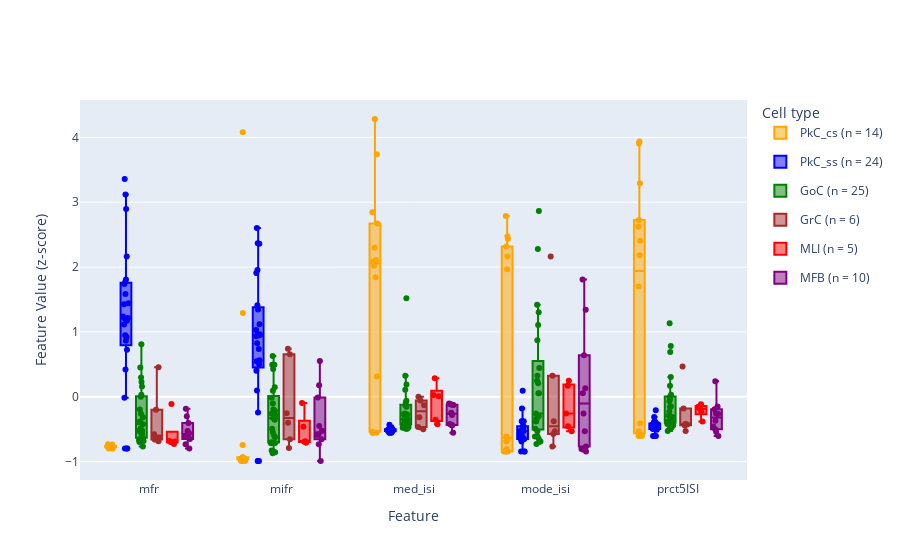

Notebook code for this chart:
### Code cell
make_figure(df, which=selection)

### Figure 1 — Plotly figure (JSON) as saved in the notebook; plotly's stock layout.template omitted (floating-point values rounded to 4 significant figures; data arrays with more than 128 entries replaced by an {"elided": "..."} marker saying what was removed)
{"data": [{"boxpoints": "all", "customdata": {"elided": "70x4 mixed values"}, "hovertemplate": "<b> %{text} </b><br><br>Feature: %{x}<br>Raw value: %{customdata[2]}<br>Source: %{customdata[0]}, unit %{customdata[1]}<extra></extra>", "jitter": 0.6, "legendgroup": "PkC_cs", "marker": {"color": "orange"}, "name": "PkC_cs (n = 14)", "pointpos": 0, "text": ["PkC_cs", "PkC_cs", "PkC_cs", "PkC_cs", "PkC_cs", "PkC_cs", "PkC_cs", "PkC_cs", "PkC_cs", "PkC_cs", "PkC_cs", "PkC_cs", "PkC_cs", "PkC_cs", "PkC_cs", "PkC_cs", "PkC_cs", "PkC_cs", "PkC_cs", "PkC_cs", "PkC_cs", "PkC_cs", "PkC_cs", "PkC_cs", "PkC_cs", "PkC_cs", "PkC_cs", "PkC_cs", "PkC_cs", "PkC_cs", "PkC_cs", "PkC_cs", "PkC_cs", "PkC_cs", "PkC_cs", "PkC_cs", "PkC_cs", "PkC_cs", "PkC_cs", "PkC_cs", "PkC_cs", "PkC_cs", "PkC_cs", "PkC_cs", "PkC_cs", "PkC_cs", "PkC_cs", "PkC_cs", "PkC_cs", "PkC_cs", "PkC_cs", "PkC_cs", "PkC_cs", "PkC_cs", "PkC_cs", "PkC_cs", "PkC_cs", "PkC_cs", "PkC_cs", "PkC_cs", "PkC_cs", "PkC_cs", "PkC_cs", "PkC_cs", "PkC_cs", "PkC_cs", "PkC_cs", "PkC_cs", "PkC_cs", "PkC_cs"], "type": "box", "x": ["mfr", "mfr", "mfr", "mfr", "mfr", "mfr", "mfr", "mfr", "mfr", "mfr", "mfr", "mfr", "mfr", "mfr", "mifr", "mifr", "mifr", "mifr", "mifr", "mifr", "mifr", "mifr", "mifr", "mifr", "mifr", "mifr", "mifr", "mifr", "med_isi", "med_isi", "med_isi", "med_isi", "med_isi", "med_isi", "med_isi", "med_isi", "med_isi", "med_isi", "med_isi", "med_isi", "med_isi", "med_isi", "mode_isi", "mode_isi", "mode_isi", "mode_isi", "mode_isi", "mode_isi", "mode_isi", "mode_isi", "mode_isi", "mode_isi", "mode_isi", "mode_isi", "mode_isi", "mode_isi", "prct5ISI", "prct5ISI", "prct5ISI", "prct5ISI", "prct5ISI", "prct5ISI", "prct5ISI", "prct5ISI", "prct5ISI", "prct5ISI", "prct5ISI", "prct5ISI", "prct5ISI", "prct5ISI"], "y": [-0.7695, -0.779, -0.759, -0.733, -0.7356, -0.7697, -0.7983, -0.763, -0.7619, -0.7983, -0.7611, -0.7654, -0.7983, -0.7756, -0.7455, -0.9534, -0.9364, 4.078, 1.29, -0.9496, -0.9911, -0.9417, -0.9423, -0.9911, -0.9368, -0.9346, -0.9911, -0.9595, 2.67, 4.284, 1.842, -0.5394, 0.3115, 2.845, -0.5567, 2.111, 2.088, -0.5567, 2.02, 2.297, -0.5567, 3.74, -0.6119, -0.651, 1.966, -0.8072, -0.69, 2.161, -0.8463, 2.786, 2.317, -0.8463, 2.474, 2.435, -0.8463, -0.8463, -0.4077, 3.935, 2.406, -0.5641, -0.5334, 3.291, -0.6059, 2.622, 2.727, -0.6059, 2.181, 1.701, -0.6059, 3.907]}, {"boxpoints": "all", "customdata": {"elided": "120x4 mixed values"}, "hovertemplate": "<b> %{text} </b><br><br>Feature: %{x}<br>Raw value: %{customdata[2]}<br>Source: %{customdata[0]}, unit %{customdata[1]}<extra></extra>", "jitter": 0.6, "legendgroup": "PkC_ss", "marker": {"color": "blue"}, "name": "PkC_ss (n = 24)", "pointpos": 0, "text": ["PkC_ss", "PkC_ss", "PkC_ss", "PkC_ss", "PkC_ss", "PkC_ss", "PkC_ss", "PkC_ss", "PkC_ss", "PkC_ss", "PkC_ss", "PkC_ss", "PkC_ss", "PkC_ss", "PkC_ss", "PkC_ss", "PkC_ss", "PkC_ss", "PkC_ss", "PkC_ss", "PkC_ss", "PkC_ss", "PkC_ss", "PkC_ss", "PkC_ss", "PkC_ss", "PkC_ss", "PkC_ss", "PkC_ss", "PkC_ss", "PkC_ss", "PkC_ss", "PkC_ss", "PkC_ss", "PkC_ss", "PkC_ss", "PkC_ss", "PkC_ss", "PkC_ss", "PkC_ss", "PkC_ss", "PkC_ss", "PkC_ss", "PkC_ss", "PkC_ss", "PkC_ss", "PkC_ss", "PkC_ss", "PkC_ss", "PkC_ss", "PkC_ss", "PkC_ss", "PkC_ss", "PkC_ss", "PkC_ss", "PkC_ss", "PkC_ss", "PkC_ss", "PkC_ss", "PkC_ss", "PkC_ss", "PkC_ss", "PkC_ss", "PkC_ss", "PkC_ss", "PkC_ss", "PkC_ss", "PkC_ss", "PkC_ss", "PkC_ss", "PkC_ss", "PkC_ss", "PkC_ss", "PkC_ss", "PkC_ss", "PkC_ss", "PkC_ss", "PkC_ss", "PkC_ss", "PkC_ss", "PkC_ss", "PkC_ss", "PkC_ss", "PkC_ss", "PkC_ss", "PkC_ss", "PkC_ss", "PkC_ss", "PkC_ss", "PkC_ss", "PkC_ss", "PkC_ss", "PkC_ss", "PkC_ss", "PkC_ss", "PkC_ss", "PkC_ss", "PkC_ss", "PkC_ss", "PkC_ss", "PkC_ss", "PkC_ss", "PkC_ss", "PkC_ss", "PkC_ss", "PkC_ss", "PkC_ss", "PkC_ss", "PkC_ss", "PkC_ss", "PkC_ss", "PkC_ss", "PkC_ss", "PkC_ss", "PkC_ss", "PkC_ss", "PkC_ss", "PkC_ss", "PkC_ss", "PkC_ss"], "type": "box", "x": ["mfr", "mfr", "mfr", "mfr", "mfr", "mfr", "mfr", "mfr", "mfr", "mfr", "mfr", "mfr", "mfr", "mfr", "mfr", "mfr", "mfr", "mfr", "mfr", "mfr", "mfr", "mfr", "mfr", "mfr", "mifr", "mifr", "mifr", "mifr", "mifr", "mifr", "mifr", "mifr", "mifr", "mifr", "mifr", "mifr", "mifr", "mifr", "mifr", "mifr", "mifr", "mifr", "mifr", "mifr", "mifr", "mifr", "mifr", "mifr", "med_isi", "med_isi", "med_isi", "med_isi", "med_isi", "med_isi", "med_isi", "med_isi", "med_isi", "med_isi", "med_isi", "med_isi", "med_isi", "med_isi", "med_isi", "med_isi", "med_isi", "med_isi", "med_isi", "med_isi", "med_isi", "med_isi", "med_isi", "med_isi", "mode_isi", "mode_isi", "mode_isi", "mode_isi", "mode_isi", "mode_isi", "mode_isi", "mode_isi", "mode_isi", "mode_isi", "mode_isi", "mode_isi", "mode_isi", "mode_isi", "mode_isi", "mode_isi", "mode_isi", "mode_isi", "mode_isi", "mode_isi", "mode_isi", "mode_isi", "mode_isi", "mode_isi", "prct5ISI", "prct5ISI", "prct5ISI", "prct5ISI", "prct5ISI", "prct5ISI", "prct5ISI", "prct5ISI", "prct5ISI", "prct5ISI", "prct5ISI", "prct5ISI", "prct5ISI", "prct5ISI", "prct5ISI", "prct5ISI", "prct5ISI", "prct5ISI", "prct5ISI", "prct5ISI", "prct5ISI", "prct5ISI", "prct5ISI", "prct5ISI"], "y": [2.896, 3.359, 0.8651, 0.7255, 0.9207, 0.4202, -0.7983, 1.74, 1.427, 1.584, 1.238, -0.7983, 1.214, 0.9491, 2.164, 1.113, -0.7983, 1.204, 3.119, 1.774, 1.808, 1.442, 1.173, -0.01646, 2.361, 2.602, 0.5491, 0.402, 0.4973, 0.09678, -0.9911, 1.347, 0.9497, 1.117, 0.8263, -0.9911, 0.9637, 0.5618, 1.91, 0.7371, -0.9911, 0.9316, 2.366, 1.955, 1.413, 0.9561, 1.029, -0.2449, -0.5311, -0.5326, -0.4969, -0.4893, -0.4948, -0.4716, -0.5567, -0.5194, -0.5101, -0.5154, -0.5068, -0.5567, -0.5107, -0.4979, -0.5264, -0.5049, -0.5567, -0.508, -0.5304, -0.5268, -0.5181, -0.5107, -0.5102, -0.4336, -0.651, -0.651, -0.4557, -0.3776, -0.3776, -0.1823, -0.8463, -0.6119, -0.5338, -0.5338, -0.5338, -0.8463, -0.5338, -0.3776, -0.651, -0.4557, -0.8463, -0.5338, -0.651, -0.69, -0.6119, -0.4947, -0.6119, 0.09114, -0.4984, -0.4984, -0.4071, -0.3901, -0.3815, -0.3133, -0.6059, -0.4617, -0.4293, -0.4378, -0.4242, -0.6059, -0.4498, -0.3943, -0.4993, -0.4165, -0.6059, -0.4557, -0.495, -0.5078, -0.4788, -0.4259, -0.4677, -0.2075]}, {"boxpoints": "all", "customdata": {"elided": "125x4 mixed values"}, "hovertemplate": "<b> %{text} </b><br><br>Feature: %{x}<br>Raw value: %{customdata[2]}<br>Source: %{customdata[0]}, unit %{customdata[1]}<extra></extra>", "jitter": 0.6, "legendgroup": "GoC", "marker": {"color": "green"}, "name": "GoC (n = 25)", "pointpos": 0, "text": ["GoC", "GoC", "GoC", "GoC", "GoC", "GoC", "GoC", "GoC", "GoC", "GoC", "GoC", "GoC", "GoC", "GoC", "GoC", "GoC", "GoC", "GoC", "GoC", "GoC", "GoC", "GoC", "GoC", "GoC", "GoC", "GoC", "GoC", "GoC", "GoC", "GoC", "GoC", "GoC", "GoC", "GoC", "GoC", "GoC", "GoC", "GoC", "GoC", "GoC", "GoC", "GoC", "GoC", "GoC", "GoC", "GoC", "GoC", "GoC", "GoC", "GoC", "GoC", "GoC", "GoC", "GoC", "GoC", "GoC", "GoC", "GoC", "GoC", "GoC", "GoC", "GoC", "GoC", "GoC", "GoC", "GoC", "GoC", "GoC", "GoC", "GoC", "GoC", "GoC", "GoC", "GoC", "GoC", "GoC", "GoC", "GoC", "GoC", "GoC", "GoC", "GoC", "GoC", "GoC", "GoC", "GoC", "GoC", "GoC", "GoC", "GoC", "GoC", "GoC", "GoC", "GoC", "GoC", "GoC", "GoC", "GoC", "GoC", "GoC", "GoC", "GoC", "GoC", "GoC", "GoC", "GoC", "GoC", "GoC", "GoC", "GoC", "GoC", "GoC", "GoC", "GoC", "GoC", "GoC", "GoC", "GoC", "GoC", "GoC", "GoC", "GoC", "GoC", "GoC", "GoC"], "type": "box", "x": ["mfr", "mfr", "mfr", "mfr", "mfr", "mfr", "mfr", "mfr", "mfr", "mfr", "mfr", "mfr", "mfr", "mfr", "mfr", "mfr", "mfr", "mfr", "mfr", "mfr", "mfr", "mfr", "mfr", "mfr", "mfr", "mifr", "mifr", "mifr", "mifr", "mifr", "mifr", "mifr", "mifr", "mifr", "mifr", "mifr", "mifr", "mifr", "mifr", "mifr", "mifr", "mifr", "mifr", "mifr", "mifr", "mifr", "mifr", "mifr", "mifr", "mifr", "med_isi", "med_isi", "med_isi", "med_isi", "med_isi", "med_isi", "med_isi", "med_isi", "med_isi", "med_isi", "med_isi", "med_isi", "med_isi", "med_isi", "med_isi", "med_isi", "med_isi", "med_isi", "med_isi", "med_isi", "med_isi", "med_isi", "med_isi", "med_isi", "med_isi", "mode_isi", "mode_isi", "mode_isi", "mode_isi", "mode_isi", "mode_isi", "mode_isi", "mode_isi", "mode_isi", "mode_isi", "mode_isi", "mode_isi", "mode_isi", "mode_isi", "mode_isi", "mode_isi", "mode_isi", "mode_isi", "mode_isi", "mode_isi", "mode_isi", "mode_isi", "mode_isi", "mode_isi", "mode_isi", "prct5ISI", "prct5ISI", "prct5ISI", "prct5ISI", "prct5ISI", "prct5ISI", "prct5ISI", "prct5ISI", "prct5ISI", "prct5ISI", "prct5ISI", "prct5ISI", "prct5ISI", "prct5ISI", "prct5ISI", "prct5ISI", "prct5ISI", "prct5ISI", "prct5ISI", "prct5ISI", "prct5ISI", "prct5ISI", "prct5ISI", "prct5ISI", "prct5ISI"], "y": [-0.6385, -0.5194, -0.5741, -0.6837, -0.3826, 0.81, 0.1572, 0.2968, -0.1967, -0.6295, -0.3876, 0.226, -0.6682, -0.5462, -0.6975, -0.424, -0.4882, -0.6424, 0.001511, -0.7669, -0.2606, 0.4498, 0.03034, -0.3177, -0.5238, -0.7027, -0.3554, -0.105, -0.8543, -0.493, 0.4275, 0.09216, 0.1463, -0.01685, -0.5468, -0.196, 0.6274, -0.8302, -0.7145, -0.8406, -0.6033, -0.6259, -0.718, -0.2824, -0.8714, -0.3312, 0.4935, -0.2157, 0.495, -0.2638, -0.06235, -0.2995, -0.2683, 0.1894, -0.3457, -0.4927, -0.4624, -0.4694, -0.4192, -0.1358, -0.3753, -0.4946, 0.1062, -0.1552, 0.3235, -0.2754, -0.2594, -0.0858, -0.4258, 1.519, -0.3899, -0.4802, -0.4366, -0.353, -0.3532, 0.2474, -0.4947, -0.69, 2.278, 0.3255, -0.3776, -0.3776, -0.2995, -0.651, -0.3385, -0.6119, -0.6119, 2.864, 1.107, 1.302, 1.419, 0.4427, 0.8723, 0.2083, -0.2604, 0.05208, -0.3776, 0.05208, -0.7291, -0.5338, -0.06792, -0.3781, -0.4763, 1.132, -0.1584, -0.3696, -0.3901, -0.3866, -0.4387, -0.3107, -0.4215, -0.4472, 0.7823, 0.1687, 0.6918, -0.03512, -0.005255, 0.03058, -0.1494, 0.3053, -0.2936, -0.4976, -0.2322, -0.5274, -0.3952]}, {"boxpoints": "all", "customdata": [["/media/npyx/ssd2/ago/optotag/recordings/GrC/22-03-04_MO003_GrC", 250, 4.571, "brown"], ["/media/npyx/4TB_ssd/optag_recordings/GrC/19-10-22_YC022/19-10-22_YC022_probe1", 692, 24.33, "brown"], ["/media/npyx/4TB_ssd/optag_recordings/GrC/19-10-22_YC022/19-10-22_YC022_probe1", 706, 9.034, "brown"], ["/media/npyx/4TB_ssd/optag_recordings/GrC/18-12-13_YC008/18-12-13_YC008_probe1", 445, 6.911, "brown"], ["/media/npyx/4TB_ssd/optag_recordings/GrC/18-12-13_YC008/18-12-13_YC008_probe1", 459, 5.69, "brown"], ["/media/npyx/4TB_ssd/optag_recordings/GrC/18-12-17_YC009/18-12-17_YC009_probe1", 453, 51.08, "brown"], ["/media/npyx/ssd2/ago/optotag/recordings/GrC/22-03-04_MO003_GrC", 250, 16.88, "brown"], ["/media/npyx/4TB_ssd/optag_recordings/GrC/19-10-22_YC022/19-10-22_YC022_probe1", 692, 87.15, "brown"], ["/media/npyx/4TB_ssd/optag_recordings/GrC/19-10-22_YC022/19-10-22_YC022_probe1", 706, 37.07, "brown"], ["/media/npyx/4TB_ssd/optag_recordings/GrC/18-12-13_YC008/18-12-13_YC008_probe1", 445, 29.79, "brown"], ["/media/npyx/4TB_ssd/optag_recordings/GrC/18-12-13_YC008/18-12-13_YC008_probe1", 459, 10.15, "brown"], ["/media/npyx/4TB_ssd/optag_recordings/GrC/18-12-17_YC009/18-12-17_YC009_probe1", 453, 83.03, "brown"], ["/media/npyx/ssd2/ago/optotag/recordings/GrC/22-03-04_MO003_GrC", 250, 0.0957, "brown"], ["/media/npyx/4TB_ssd/optag_recordings/GrC/19-10-22_YC022/19-10-22_YC022_probe1", 692, 0.02005, "brown"], ["/media/npyx/4TB_ssd/optag_recordings/GrC/19-10-22_YC022/19-10-22_YC022_probe1", 706, 0.0542, "brown"], ["/media/npyx/4TB_ssd/optag_recordings/GrC/18-12-13_YC008/18-12-13_YC008_probe1", 445, 0.1254, "brown"], ["/media/npyx/4TB_ssd/optag_recordings/GrC/18-12-13_YC008/18-12-13_YC008_probe1", 459, 0.1121, "brown"], ["/media/npyx/4TB_ssd/optag_recordings/GrC/18-12-17_YC009/18-12-17_YC009_probe1", 453, 0.01203, "brown"], ["/media/npyx/ssd2/ago/optotag/recordings/GrC/22-03-04_MO003_GrC", 250, 0.03, "brown"], ["/media/npyx/4TB_ssd/optag_recordings/GrC/19-10-22_YC022/19-10-22_YC022_probe1", 692, 0.002, "brown"], ["/media/npyx/4TB_ssd/optag_recordings/GrC/19-10-22_YC022/19-10-22_YC022_probe1", 706, 0.012, "brown"], ["/media/npyx/4TB_ssd/optag_recordings/GrC/18-12-13_YC008/18-12-13_YC008_probe1", 445, 0.007, "brown"], ["/media/npyx/4TB_ssd/optag_recordings/GrC/18-12-13_YC008/18-12-13_YC008_probe1", 459, 0.077, "brown"], ["/media/npyx/4TB_ssd/optag_recordings/GrC/18-12-17_YC009/18-12-17_YC009_probe1", 453, 0.008, "brown"], ["/media/npyx/ssd2/ago/optotag/recordings/GrC/22-03-04_MO003_GrC", 250, 0.01658, "brown"], ["/media/npyx/4TB_ssd/optag_recordings/GrC/19-10-22_YC022/19-10-22_YC022_probe1", 692, 0.003033, "brown"], ["/media/npyx/4TB_ssd/optag_recordings/GrC/19-10-22_YC022/19-10-22_YC022_probe1", 706, 0.00721, "brown"], ["/media/npyx/4TB_ssd/optag_recordings/GrC/18-12-13_YC008/18-12-13_YC008_probe1", 445, 0.00698, "brown"], ["/media/npyx/4TB_ssd/optag_recordings/GrC/18-12-13_YC008/18-12-13_YC008_probe1", 459, 0.04183, "brown"], ["/media/npyx/4TB_ssd/optag_recordings/GrC/18-12-17_YC009/18-12-17_YC009_probe1", 453, 0.006567, "brown"]], "hovertemplate": "<b> %{text} </b><br><br>Feature: %{x}<br>Raw value: %{customdata[2]}<br>Source: %{customdata[0]}, unit %{customdata[1]}<extra></extra>", "jitter": 0.6, "legendgroup": "GrC", "marker": {"color": "brown"}, "name": "GrC (n = 6)", "pointpos": 0, "text": ["GrC", "GrC", "GrC", "GrC", "GrC", "GrC", "GrC", "GrC", "GrC", "GrC", "GrC", "GrC", "GrC", "GrC", "GrC", "GrC", "GrC", "GrC", "GrC", "GrC", "GrC", "GrC", "GrC", "GrC", "GrC", "GrC", "GrC", "GrC", "GrC", "GrC"], "type": "box", "x": ["mfr", "mfr", "mfr", "mfr", "mfr", "mfr", "mifr", "mifr", "mifr", "mifr", "mifr", "mifr", "med_isi", "med_isi", "med_isi", "med_isi", "med_isi", "med_isi", "mode_isi", "mode_isi", "mode_isi", "mode_isi", "mode_isi", "mode_isi", "prct5ISI", "prct5ISI", "prct5ISI", "prct5ISI", "prct5ISI", "prct5ISI"], "y": [-0.6862, -0.2021, -0.5769, -0.6289, -0.6588, 0.4535, -0.6561, 0.7388, -0.2554, -0.3999, -0.7896, 0.6569, -0.1306, -0.4674, -0.3154, 0.00161, -0.0576, -0.5031, 0.3255, -0.7682, -0.3776, -0.5729, 2.161, -0.5338, -0.1815, -0.5283, -0.4214, -0.4273, 0.4646, -0.4378]}, {"boxpoints": "all", "customdata": [["/media/npyx/4TB_ssd/optag_recordings/MLI/19-12-13_YC007/19-12-13_YC007_probe1", 272, 4.734, "red"], ["/media/npyx/4TB_ssd/optag_recordings/MLI/19-12-13_YC007/19-12-13_YC007_probe1", 273, 28.04, "red"], ["/media/npyx/4TB_ssd/optag_recordings/MLI/19-12-13_YC007/19-12-13_YC007_probe1", 274, 4.251, "red"], ["/media/npyx/4TB_ssd/optag_recordings/MLI/19-12-13_YC007/19-12-13_YC007_probe1", 300, 4.364, "red"], ["/media/npyx/4TB_ssd/optag_recordings/MLI/19-12-13_YC007/19-12-13_YC007_probe1", 503, 2.812, "red"], ["/media/npyx/4TB_ssd/optag_recordings/MLI/19-12-13_YC007/19-12-13_YC007_probe1", 272, 15.35, "red"], ["/media/npyx/4TB_ssd/optag_recordings/MLI/19-12-13_YC007/19-12-13_YC007_probe1", 273, 45.03, "red"], ["/media/npyx/4TB_ssd/optag_recordings/MLI/19-12-13_YC007/19-12-13_YC007_probe1", 274, 26.59, "red"], ["/media/npyx/4TB_ssd/optag_recordings/MLI/19-12-13_YC007/19-12-13_YC007_probe1", 300, 14.24, "red"], ["/media/npyx/4TB_ssd/optag_recordings/MLI/19-12-13_YC007/19-12-13_YC007_probe1", 503, 14.95, "red"], ["/media/npyx/4TB_ssd/optag_recordings/MLI/19-12-13_YC007/19-12-13_YC007_probe1", 272, 0.1264, "red"], ["/media/npyx/4TB_ssd/optag_recordings/MLI/19-12-13_YC007/19-12-13_YC007_probe1", 273, 0.02937, "red"], ["/media/npyx/4TB_ssd/optag_recordings/MLI/19-12-13_YC007/19-12-13_YC007_probe1", 274, 0.04497, "red"], ["/media/npyx/4TB_ssd/optag_recordings/MLI/19-12-13_YC007/19-12-13_YC007_probe1", 300, 0.1314, "red"], ["/media/npyx/4TB_ssd/optag_recordings/MLI/19-12-13_YC007/19-12-13_YC007_probe1", 503, 0.189, "red"], ["/media/npyx/4TB_ssd/optag_recordings/MLI/19-12-13_YC007/19-12-13_YC007_probe1", 272, 0.015, "red"], ["/media/npyx/4TB_ssd/optag_recordings/MLI/19-12-13_YC007/19-12-13_YC007_probe1", 273, 0.008, "red"], ["/media/npyx/4TB_ssd/optag_recordings/MLI/19-12-13_YC007/19-12-13_YC007_probe1", 274, 0.026, "red"], ["/media/npyx/4TB_ssd/optag_recordings/MLI/19-12-13_YC007/19-12-13_YC007_probe1", 300, 0.028, "red"], ["/media/npyx/4TB_ssd/optag_recordings/MLI/19-12-13_YC007/19-12-13_YC007_probe1", 503, 0.01, "red"], ["/media/npyx/4TB_ssd/optag_recordings/MLI/19-12-13_YC007/19-12-13_YC007_probe1", 272, 0.0177, "red"], ["/media/npyx/4TB_ssd/optag_recordings/MLI/19-12-13_YC007/19-12-13_YC007_probe1", 273, 0.008767, "red"], ["/media/npyx/4TB_ssd/optag_recordings/MLI/19-12-13_YC007/19-12-13_YC007_probe1", 274, 0.01627, "red"], ["/media/npyx/4TB_ssd/optag_recordings/MLI/19-12-13_YC007/19-12-13_YC007_probe1", 300, 0.01913, "red"], ["/media/npyx/4TB_ssd/optag_recordings/MLI/19-12-13_YC007/19-12-13_YC007_probe1", 503, 0.01453, "red"]], "hovertemplate": "<b> %{text} </b><br><br>Feature: %{x}<br>Raw value: %{customdata[2]}<br>Source: %{customdata[0]}, unit %{customdata[1]}<extra></extra>", "jitter": 0.6, "legendgroup": "MLI", "marker": {"color": "red"}, "name": "MLI (n = 5)", "pointpos": 0, "text": ["MLI", "MLI", "MLI", "MLI", "MLI", "MLI", "MLI", "MLI", "MLI", "MLI", "MLI", "MLI", "MLI", "MLI", "MLI", "MLI", "MLI", "MLI", "MLI", "MLI", "MLI", "MLI", "MLI", "MLI", "MLI"], "type": "box", "x": ["mfr", "mfr", "mfr", "mfr", "mfr", "mifr", "mifr", "mifr", "mifr", "mifr", "med_isi", "med_isi", "med_isi", "med_isi", "med_isi", "mode_isi", "mode_isi", "mode_isi", "mode_isi", "mode_isi", "prct5ISI", "prct5ISI", "prct5ISI", "prct5ISI", "prct5ISI"], "y": [-0.6823, -0.111, -0.6941, -0.6913, -0.7294, -0.6865, -0.09729, -0.4634, -0.7084, -0.6944, 0.005914, -0.4259, -0.3565, 0.02847, 0.2848, -0.2604, -0.5338, 0.1693, 0.2474, -0.4557, -0.1529, -0.3815, -0.1895, -0.1163, -0.2339]}, {"boxpoints": "all", "customdata": {"elided": "50x4 mixed values"}, "hovertemplate": "<b> %{text} </b><br><br>Feature: %{x}<br>Raw value: %{customdata[2]}<br>Source: %{customdata[0]}, unit %{customdata[1]}<extra></extra>", "jitter": 0.6, "legendgroup": "MFB", "marker": {"color": "purple"}, "name": "MFB (n = 10)", "pointpos": 0, "text": ["MFB", "MFB", "MFB", "MFB", "MFB", "MFB", "MFB", "MFB", "MFB", "MFB", "MFB", "MFB", "MFB", "MFB", "MFB", "MFB", "MFB", "MFB", "MFB", "MFB", "MFB", "MFB", "MFB", "MFB", "MFB", "MFB", "MFB", "MFB", "MFB", "MFB", "MFB", "MFB", "MFB", "MFB", "MFB", "MFB", "MFB", "MFB", "MFB", "MFB", "MFB", "MFB", "MFB", "MFB", "MFB", "MFB", "MFB", "MFB", "MFB", "MFB"], "type": "box", "x": ["mfr", "mfr", "mfr", "mfr", "mfr", "mfr", "mfr", "mfr", "mfr", "mfr", "mifr", "mifr", "mifr", "mifr", "mifr", "mifr", "mifr", "mifr", "mifr", "mifr", "med_isi", "med_isi", "med_isi", "med_isi", "med_isi", "med_isi", "med_isi", "med_isi", "med_isi", "med_isi", "mode_isi", "mode_isi", "mode_isi", "mode_isi", "mode_isi", "mode_isi", "mode_isi", "mode_isi", "mode_isi", "mode_isi", "prct5ISI", "prct5ISI", "prct5ISI", "prct5ISI", "prct5ISI", "prct5ISI", "prct5ISI", "prct5ISI", "prct5ISI", "prct5ISI"], "y": [-0.6153, -0.6527, -0.7331, -0.7983, -0.5646, -0.3015, -0.4062, -0.1855, -0.5278, -0.5881, -0.6573, -0.5912, -0.4499, -0.9911, -0.5231, 0.5526, -0.009999, 0.1758, -0.5786, -0.7333, -0.1109, -0.1049, -0.1227, -0.5567, -0.2799, -0.4409, -0.4187, -0.4347, -0.2467, -0.1287, 1.341, -0.2604, -0.5338, -0.8463, 0.638, -0.8072, 0.05208, -0.7682, 0.1302, 1.81, -0.1503, -0.2604, -0.372, -0.6059, -0.2661, -0.5434, -0.4583, -0.5009, -0.1938, 0.2396]}], "layout": {"boxmode": "group", "legend": {"title": {"text": "Cell type"}}, "title": {}, "xaxis": {"title": {"text": "Feature"}}, "yaxis": {"title": {"text": "Feature Value (z-score)"}}}}
